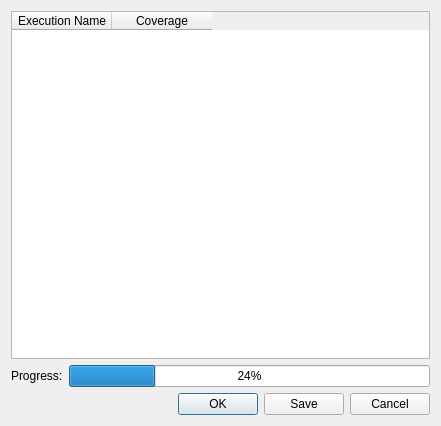
<ui version="4.0" >
 <class>WOptimizedExecutionOrderUI</class>
 <widget class="QDialog" name="WOptimizedExecutionOrderUI" >
  <property name="geometry" >
   <rect>
    <x>0</x>
    <y>0</y>
    <width>441</width>
    <height>426</height>
   </rect>
  </property>
  <property name="windowTitle" >
   <string>Optimal Execution Order</string>
  </property>
  <layout class="QVBoxLayout" name="verticalLayout" >
   <item>
    <widget class="QTableWidget" name="execution_table_p" >
     <property name="editTriggers" >
      <set>QAbstractItemView::NoEditTriggers</set>
     </property>
     <property name="selectionMode" >
      <enum>QAbstractItemView::NoSelection</enum>
     </property>
     <property name="textElideMode" >
      <enum>Qt::ElideLeft</enum>
     </property>
     <property name="rowCount" >
      <number>0</number>
     </property>
     <column>
      <property name="text" >
       <string>Execution Name</string>
      </property>
     </column>
     <column>
      <property name="text" >
       <string>Coverage</string>
      </property>
     </column>
    </widget>
   </item>
   <item>
    <layout class="QHBoxLayout" name="horizontalLayout" >
     <item>
      <widget class="QLabel" name="progress_label_p" >
       <property name="text" >
        <string>Progress:</string>
       </property>
      </widget>
     </item>
     <item>
      <widget class="QProgressBar" name="progress_p" >
       <property name="value" >
        <number>24</number>
       </property>
      </widget>
     </item>
    </layout>
   </item>
   <item>
    <widget class="QDialogButtonBox" name="button_p" >
     <property name="orientation" >
      <enum>Qt::Horizontal</enum>
     </property>
     <property name="standardButtons" >
      <set>QDialogButtonBox::Cancel|QDialogButtonBox::Ok|QDialogButtonBox::Save</set>
     </property>
    </widget>
   </item>
  </layout>
 </widget>
 <resources/>
 <connections/>
</ui>
